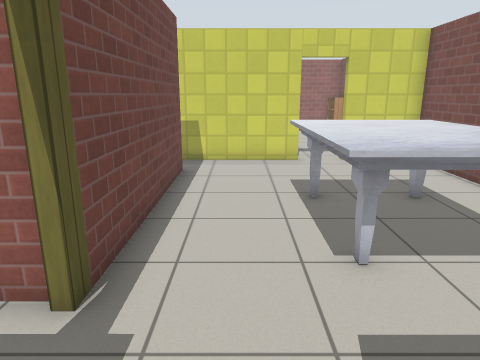
[1] (above)

19 first-person views from a walk through a Gazebo world. The camera is 1.3 m above the floor, tilts 14° down and sees 70° across. The floor is counted in squares, 0.5 m on a side. Each view is taken from the middle of a square. On the plan, view 1 faces up. The plan holds only what a view shows up to about 20 squares ahead; the rest is blank. Robots are left out. Simple patterns stand in for the simulator's built-in surfaces.

[2]
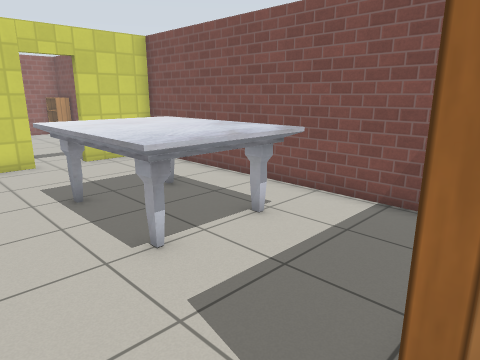

[3]
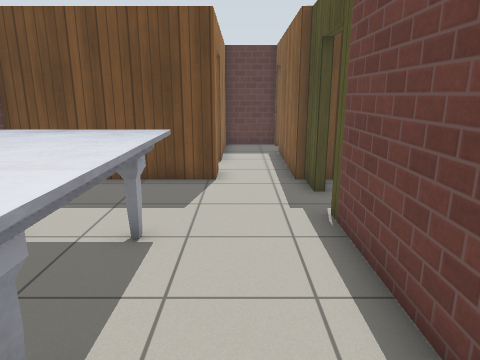

[4]
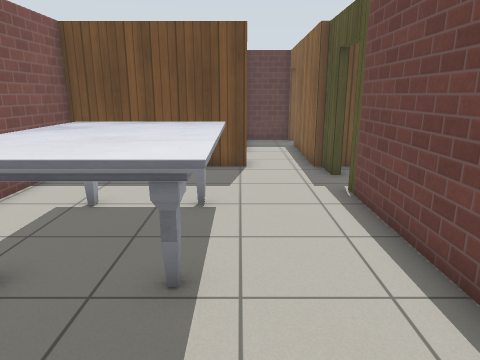

[5]
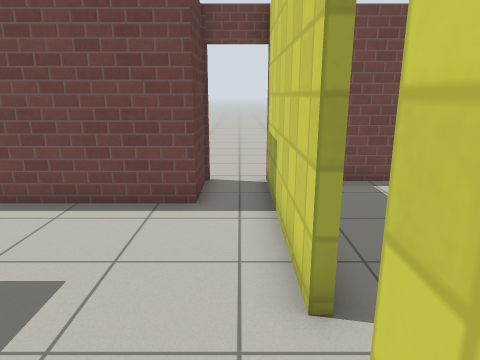

[6]
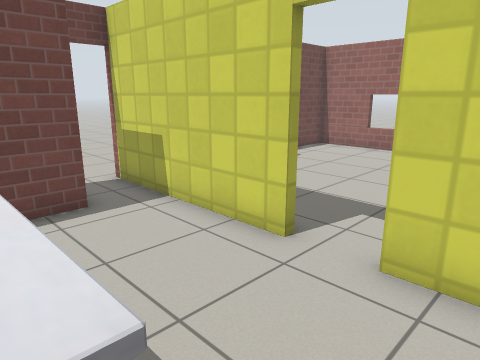

[7]
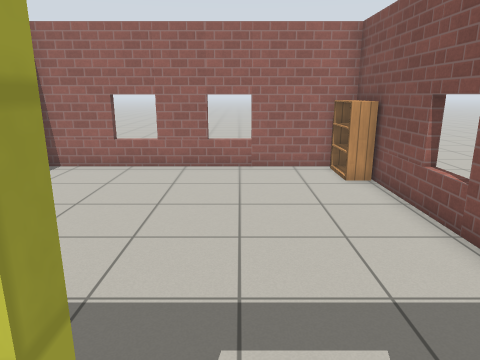

[8]
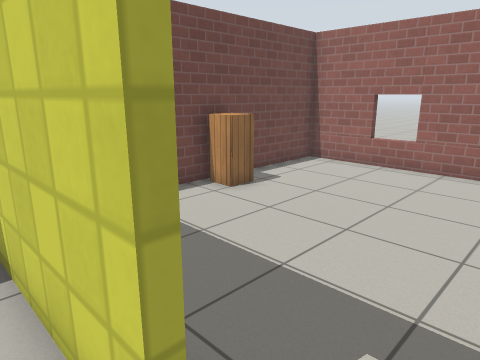

[9]
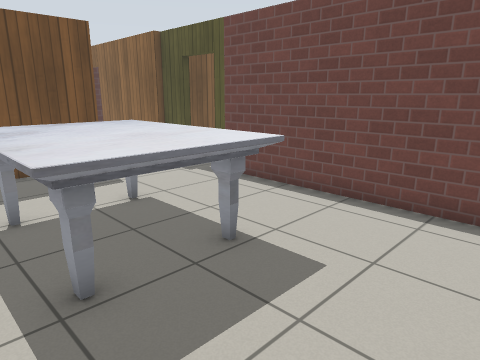

[10]
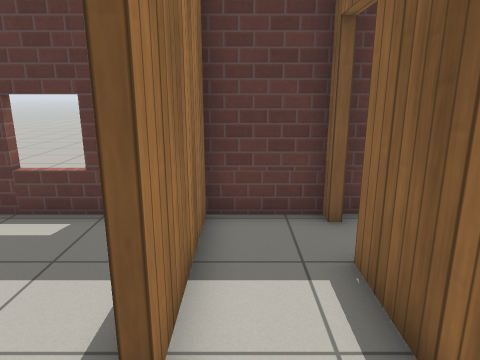

[11]
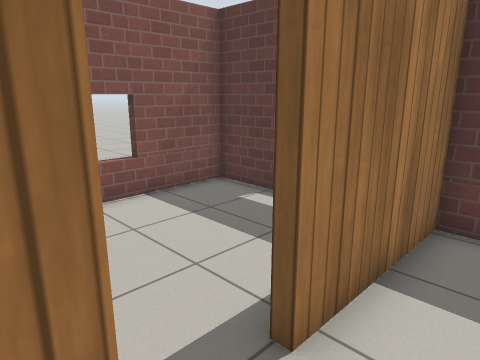

[12]
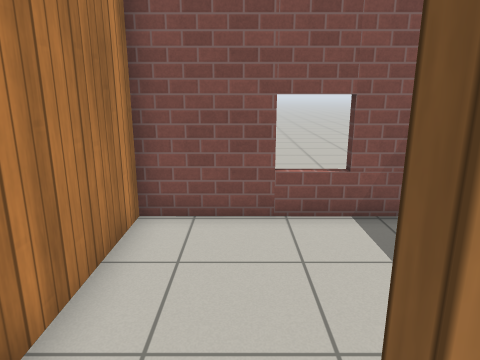

[13]
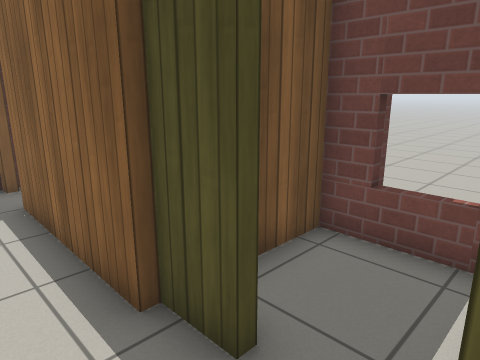

[14]
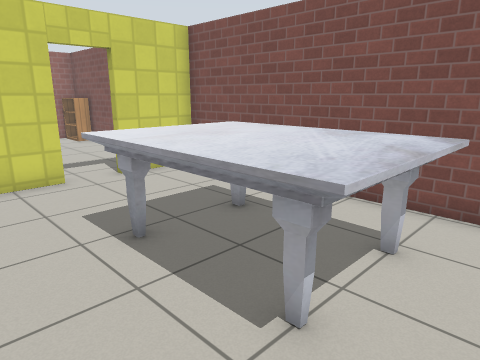

[15]
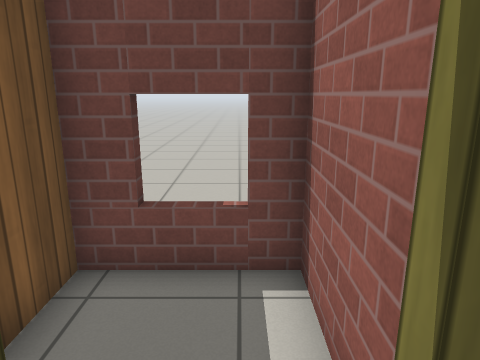

[16]
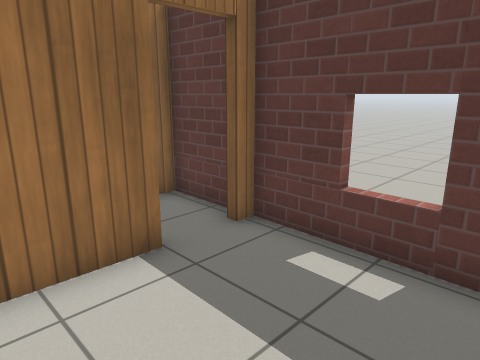

[17]
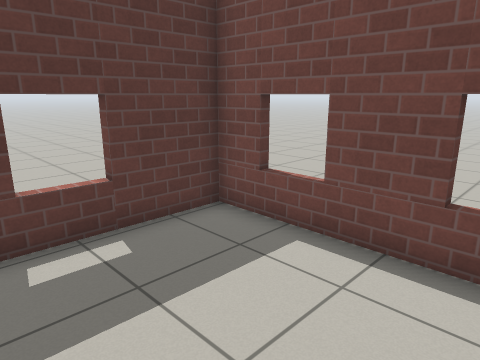

[18]
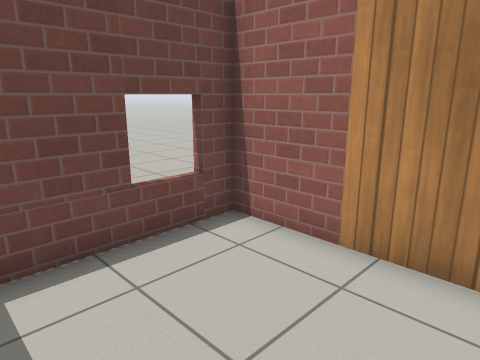

[19]
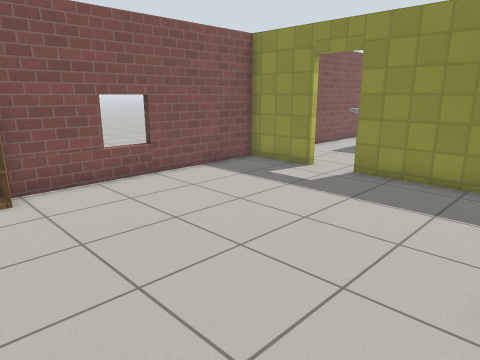

### Floor plan
Key: @ floor where view 1 was taken; # wall or solid block; . floor; D open door; = window, fence, low wall or low ledge; T marble table; B bookshelf; C cabinet.
Columns run from 10 left of view 1 to 7 right of it. Each row starts with its distance up from view 1.
 26       ###=###=####
 25       #..........#
 24       #..........B
 23       #..........#
 22       #..........#
 21       #..........#
 20       #C.........=
 19       #..........#
 18       #..........#
 17       #..........#
 16 ..    #..........#
 15 ....  # .........#
 14 ......#######DD###
 13 ......D..........#
 12 ......D##........#
 11         #........#
 10         #........#
  9         #...TTTT.#
  8         #...TTTT.#
  7         #...TTTT.#
  6         #...TTTT.#
  5         #...TTTT.#
  4     #####...TTTT.#
  3 ..  #...D........#
  2 ..  =...D........#
  1 ..  #...#......  #
  0   #######.@#######
 -1   =.....#..D.....#
 -2   #.....#..D.....#
 -3   #.....#..#.....=
 -4   #.....#..#.....=
 -5   =.....D..#.....#
 -6   #.....D..#.....#
 -7   ###=##D#####=###

Positions as (right, up) in squares from view 1, and headings:
1: (0, 0), facing up
2: (-1, 0), facing up-right
3: (0, 11), facing down
4: (1, 13), facing down
5: (6, 13), facing left
6: (6, 9), facing up-left
7: (3, 13), facing up
8: (4, 13), facing up-left
9: (6, 13), facing down-left
10: (0, 0), facing down
11: (-1, 0), facing down-right
12: (0, -2), facing right
13: (0, 4), facing down-left
14: (-1, 3), facing up-right
15: (-1, 3), facing left
16: (-7, -2), facing down-right
17: (-3, -1), facing down-left
18: (-3, -5), facing up-left
19: (-3, 25), facing down-right
